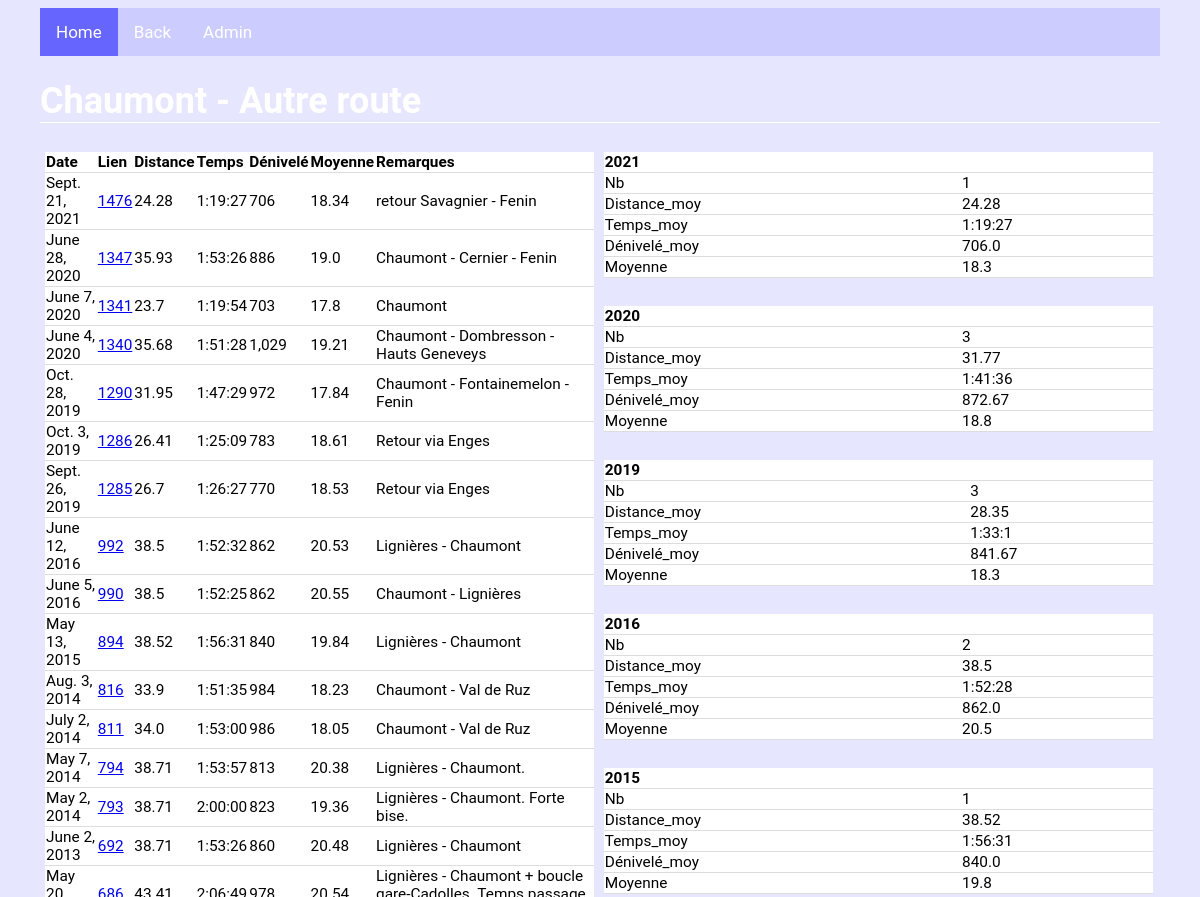
/biketours/tours/47/ (upper part), run on an earlier commit of the app's database.
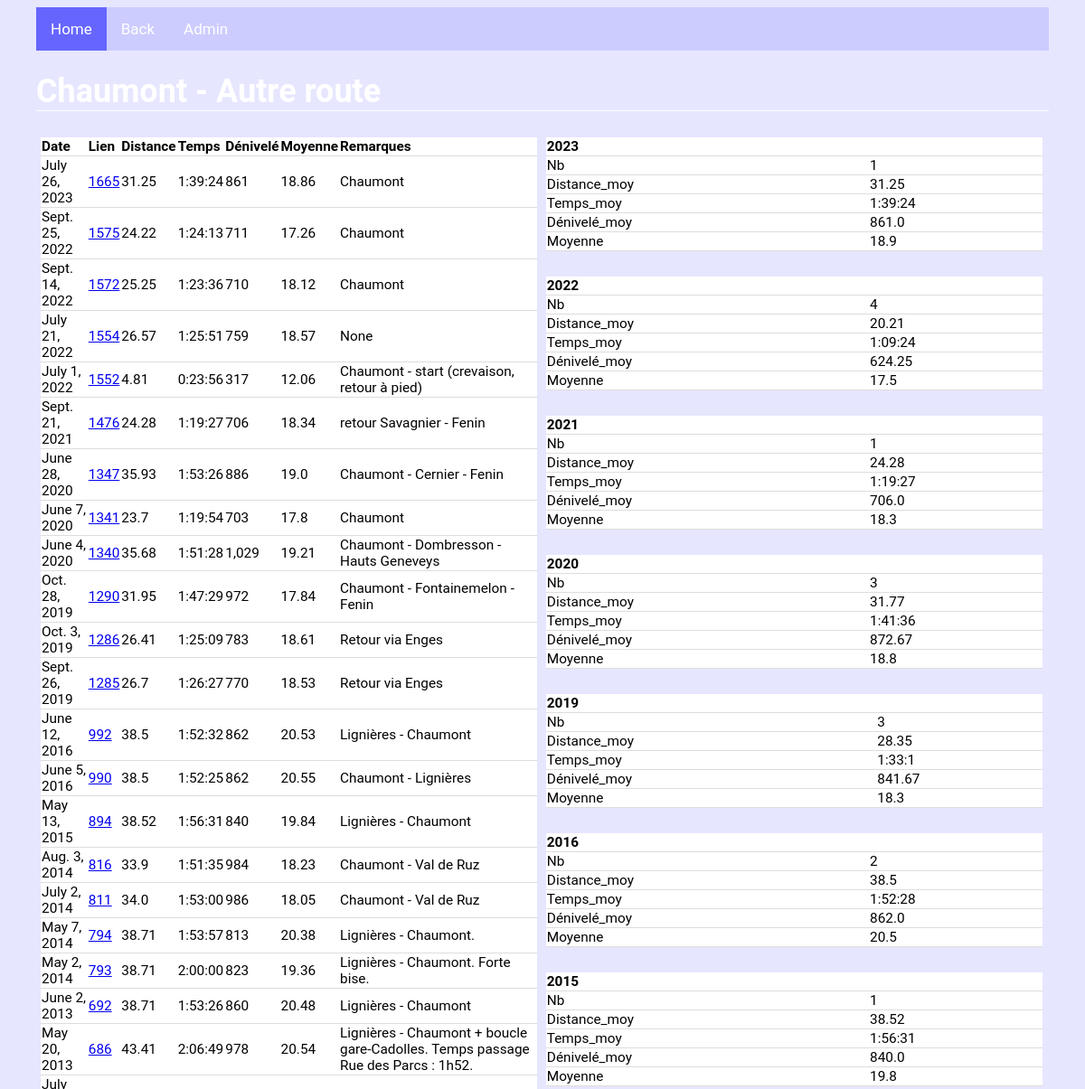
And on a later commit of the database.
### biketours/models.py (models this page shows, shortened)
class Perfo(models.Model):
    Refparcours = models.ForeignKey(BikeTour, blank=True, null=True, on_delete=models.CASCADE)
    Date = models.DateField(default=None)
    Distance = models.FloatField(default=None)
    Temps = models.DurationField(default=None)
    Remarques = models.CharField(max_length=1000, default=None, blank=True, null=True)
    Dénivelé = models.FloatField(default=None, blank=True, null=True)
    Vitesse_max = models.FloatField(default=None, blank=True, null=True)
    FC_moy = models.FloatField(default=None, blank=True, null=True)
    FC_max = models.FloatField(default=None, blank=True, null=True)
    Temps_part_1 = models.DurationField(default=None, blank=True, null=True)
    Temps_part_2 = models.DurationField(default=None, blank=True, null=True)
    Temps_part_3 = models.DurationField(default=None, blank=True, null=True)
    Temps_part_4 = models.DurationField(default=None, blank=True, null=True)
    Temps_part_5 = models.DurationField(default=None, blank=True, null=True)
    Temps_part_6 = models.DurationField(default=None, blank=True, null=True)
    Temps_part_7 = models.DurationField(default=None, blank=True, null=True)
    Temps_part_8 = models.DurationField(default=None, blank=True, null=True)
    Temps_part_9 = models.DurationField(default=None, blank=True, null=True)
    Temps_part_10 = models.DurationField(default=None, blank=True, null=True)
    def moy(self):
        if (self.Distance is None or self.Temps is None) :
            vmoy=None
        else :
            vmoy=round(self.Distance/self.Temps.total_seconds()*3600,2)
        return(vmoy)

### biketours/views.py (the view)
# urls.py: re_path(r"^tours/(?P<tour_id>[0-9]+)/$", views.perf_tours, name="perf_tours"),
def perf_tours(request, tour_id):
    all_perf = Perfo.objects.filter(Refparcours=tour_id).order_by("-Date")
    tour = BikeTour.objects.get(pk=tour_id)
    perf_y=dict()
    for y in all_perf.dates("Date", "year", order="DESC") :
        perf_y[y.year] = agrperfo(all_perf.filter(Date__year=y.year), stat="avg")
    context = {"all_perf":all_perf,
               "perf_y":perf_y,
               "tour":tour}
    return render(request, "biketours/perfo.html" ,context)

### biketours/models.py (called while the page is built)
    def title(self):
        if self.Variante is None:
            return(self.Parcours)
        else :
            return(self.Parcours + " - " + self.Variante)

### biketours/views.py (called while the page is built)
def fmt_dct(k, v):  # formatage des résultats agrégés (Nb, Distance_totale/moy, Temps_total/moy, Dénivelé_total/moy)
    if v is None:
        return(v)
    elif re.search("Nb", k) and v is not None:
        return(round(v,0))
    elif re.search("Moy", k) and v is not None:
        return(round(v,1))
    elif (re.search("Distance",k) or re.search("Dénivelé", k)) and v is not None:
        return(format(round(v,2), ","))
    elif re.search("Temps",k) and v is not None:
        s = v.total_seconds()
        hours = s // 3600
        minutes = (s % 3600) // 60
        seconds = s % 60
        return(str(int(hours))+ ":" + str(int(minutes)).zfill(2) + ":" + str(int(seconds))).zfill(2)

def v_moy(qset, suffix): # suffix à introduire manuellement (string)
    if (qset["Distance"+suffix] is None or qset["Temps"+suffix] is None) :
        vmoy=None
    else :
        vmoy=qset["Distance"+suffix]/qset["Temps"+suffix].total_seconds()*3600
    return(vmoy)

### biketours/templates/biketours/perfo.html
{% extends 'biketours/base.html' %}
{% block content %}
{% load humanize %}
<h1> {{tour.title}} </h1>
{% if all_perf %}
<div class="row">
	<div class="col_2">
		<table>
			<tr>
				<th>Date</th>
				<th>Lien</th>
				<th>Distance</th>
				<th>Temps</th>
				<th>Dénivelé</th>
				<th>Moyenne</th>
				<th>Remarques</th>
			</tr>
			{% for n in all_perf %}
			<tr>
				<td>{{n.Date}}</td>
				<td><a href="./{{n.pk}}/">{{n.pk}} </a></td>
				<td>{{n.Distance}}</td>
				<td>{{n.Temps}}</td>
				<td>{{n.Dénivelé|floatformat|intcomma}}</td>
				<td>{{n.moy}}</td>
				<td>{{n.Remarques}}</td>
			</tr>
			{% endfor %}
		</table>
	</div>
	<div class="col_2">
		{% for k, v in perf_y.items %}
		<table>
			<tr>
				<th colspan="2">{{k}} </th>
			</tr>
				{% for a, b in v.items %}
				<tr>
					<td>{{a}} </td>
					<td>{{b}} </td>
				</tr>
				{% endfor %}
		</table>
		<br>
		{% endfor %}
	</div>
</div>
{% else %}
	<h1> C'est vide ? .... </h1>
{% endif %}
{% endblock %}

What changed in the data, as far as the page shows it:
added Perfo: Date "July 26, 2023", pk "1665", Distance "31.25", Temps "1:39:24", Dénivelé "861", moy "18.86", Remarques "Chaumont"
added Perfo: Date "Sept. 25, 2022", pk "1575", Distance "24.22", Temps "1:24:13", Dénivelé "711", moy "17.26", Remarques "Chaumont"
added Perfo: Date "Sept. 14, 2022", pk "1572", Distance "25.25", Temps "1:23:36", Dénivelé "710", moy "18.12", Remarques "Chaumont"
added Perfo: Date "July 21, 2022", pk "1554", Distance "26.57", Temps "1:25:51", Dénivelé "759", moy "18.57", Remarques "None"
added Perfo: Date "July 1, 2022", pk "1552", Distance "4.81", Temps "0:23:56", Dénivelé "317", moy "12.06", Remarques "Chaumont - start (crevaison, retour à pied)"
now on this page (row unchanged): Perfo: Date "May 20, 2013", pk "686", Distance "43.41", Temps "2:06:49", Dénivelé "978", moy "20.54", Remarques "Lignières - Chaumont + boucle gare-Cadolles. Temps passage Rue des Parcs : 1h52."
Also different on the page:
new list line: "2023 Nb 1 Distance_moy 31.25 Temps_moy 1:39:24 Dénivelé_moy 861.0 Moyenne 18.9"
new list line: "2022 Nb 4 Distance_moy 20.21 Temps_moy 1:09:24 Dénivelé_moy 624.25 Moyenne 17.5"
